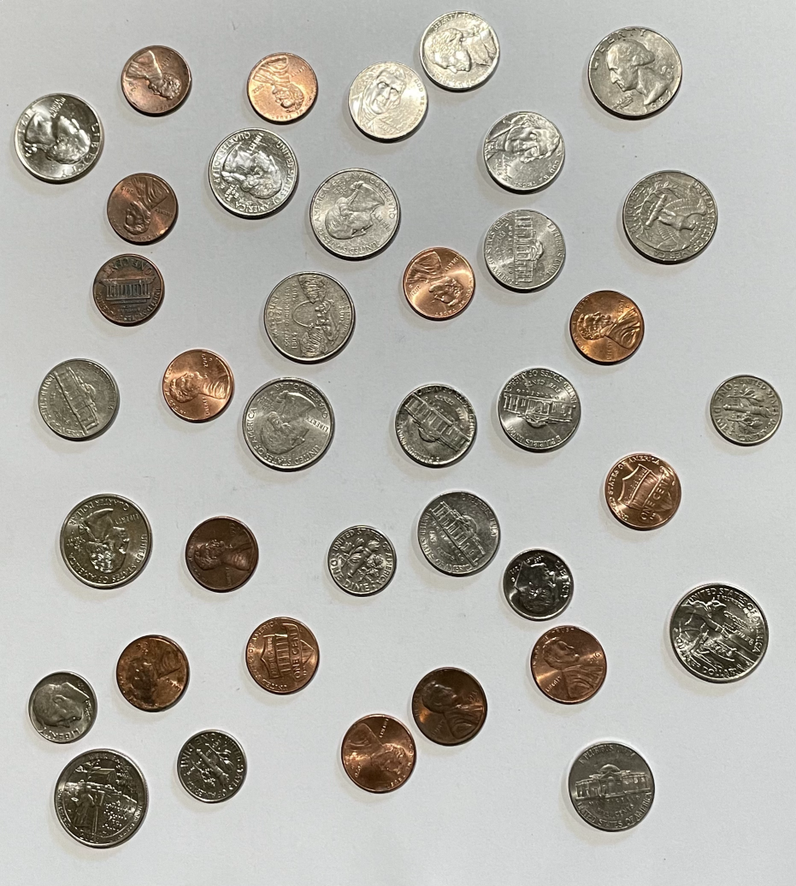
//> input picture cv_hw/hw2/i01_image10.png, 796 x 886 px, shrunk from 931 x 1036 before the run
$ ./program2 i01_image10.png   (built with g++ and OpenCV 4)
//> lines starting //> are read from the running program, lines starting //| are printed output that depends on the picture; after the words box and inside, x2 and y2 are one past the last pixel; in counts of white or black regions, pixels touching at a corner belong together
// [23 lines of licence text are left out]

/*******************************************************************************************************************//**
 * @file cv_ellipse.cpp
 * @brief C++ example of Canny edge detection and ellipse model fitting in OpenCV
 * @author Christopher D. McMurrough
 **********************************************************************************************************************/

// include necessary dependencies
#include <iostream>
#include <string>
#include "opencv2/opencv.hpp"

// configuration parameters
#define NUM_COMNMAND_LINE_ARGUMENTS 1

// [13 lines of commented-out code are left out]

void print_count_total(std::vector<std::vector<cv::RotatedRect>> coins_grouped)
{
        std::cout << "Penny - " << coins_grouped[1].size() << std::endl;
        std::cout << "Nickel - " << coins_grouped[2].size() << std::endl;
        std::cout << "Dime - " << coins_grouped[0].size() << std::endl;
        std::cout << "Quarter - " << coins_grouped[3].size() << std::endl;
	std::cout << "Total - $" << (coins_grouped[0].size() * 0.1) + (coins_grouped[1].size() * 0.01) + (coins_grouped[2].size() * 0.05) + (coins_grouped[3].size() * 0.25) << std::endl;
}

// subroutine for sorting ellipse by major semi-axis
bool ellipse_sorter(cv::RotatedRect const& e1, cv::RotatedRect const& e2)
{
	return e1.size.width < e2.size.width;
}

// finds average of vector of ints
int average(std::vector<cv::RotatedRect> list)
{
	int sum = 0;

	for(int i = 0; i < list.size(); i++)
		sum += list[i].size.width;

	return (sum / list.size());
}

cv::Scalar coin_color(int coin_group)
{
	if(coin_group == 0)
		return cv::Scalar(255,0,0);
	else if(coin_group == 1)
		return cv::Scalar(0,0,255);
	else if(coin_group == 2)
		return cv::Scalar(0,255,255);
	else
		return cv::Scalar(0,255,0);
}

/*******************************************************************************************************************//**
 * @brief program entry point
 * @param[in] argc number of command line arguments
 * @param[in] argv string array of command line arguments
 * @return return code (0 for normal termination)
 * @author Christoper D. McMurrough
 **********************************************************************************************************************/
int main(int argc, char **argv)
{
    cv::Mat imageIn;

    // validate and parse the command line arguments
    if(argc != NUM_COMNMAND_LINE_ARGUMENTS + 1)
    {
        std::printf("USAGE: %s <image_path> \n", argv[0]);
        return 0;
    }
    else
    {
        imageIn = cv::imread(argv[1], cv::IMREAD_COLOR);
//> imageIn is the input picture: 886 rows x 796 cols, CV_8UC3; mean B, G, R 168.1, 175, 177.3

        // check for file error
        if(!imageIn.data)
        {
            std::cout << "Error while opening file " << argv[1] << std::endl;
            return 0;
        }
    }

    // get the image size
    //std::cout << "image width: " << imageIn.size().width << std::endl;
    //std::cout << "image height: " << imageIn.size().height << std::endl;
    //std::cout << "image channels: " << imageIn.channels() << std::endl;

    // convert the image to grayscale
    cv::Mat imageGray;
    cv::cvtColor(imageIn, imageGray, cv::COLOR_BGR2GRAY);

    // find the image edges
    cv::Mat imageEdges;
    const double cannyThreshold1 = 100;
    const double cannyThreshold2 = 200;
    const int cannyAperture = 3;
    cv::Canny(imageGray, imageEdges, cannyThreshold1, cannyThreshold2, cannyAperture);
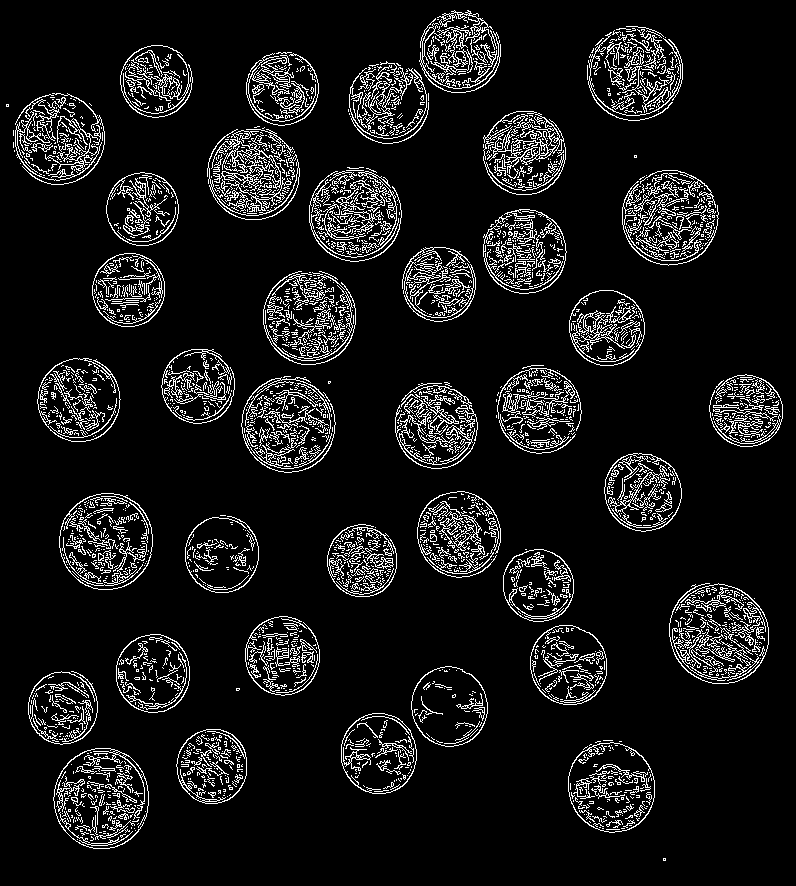
//> imageEdges: 886 rows x 796 cols, CV_8UC1; 9% white in thin lines or dots

    // erode and dilate the edges to remove noise
    int morphologySize = 1;
    cv::Mat edgesDilated;
    cv::dilate(imageEdges, edgesDilated, cv::Mat(), cv::Point(-1, -1), morphologySize);
//> edgesDilated: 886 rows x 796 cols, CV_8UC1; 25.6% white; 53 white regions, largest, box (x1, y1, x2, y2) and area: (668, 582, 770, 685) 7549, (621, 169, 720, 267) 7012, (206, 125, 301, 221) 6940
    cv::Mat edgesEroded;
    cv::erode(edgesDilated, edgesEroded, cv::Mat(), cv::Point(-1, -1), morphologySize);
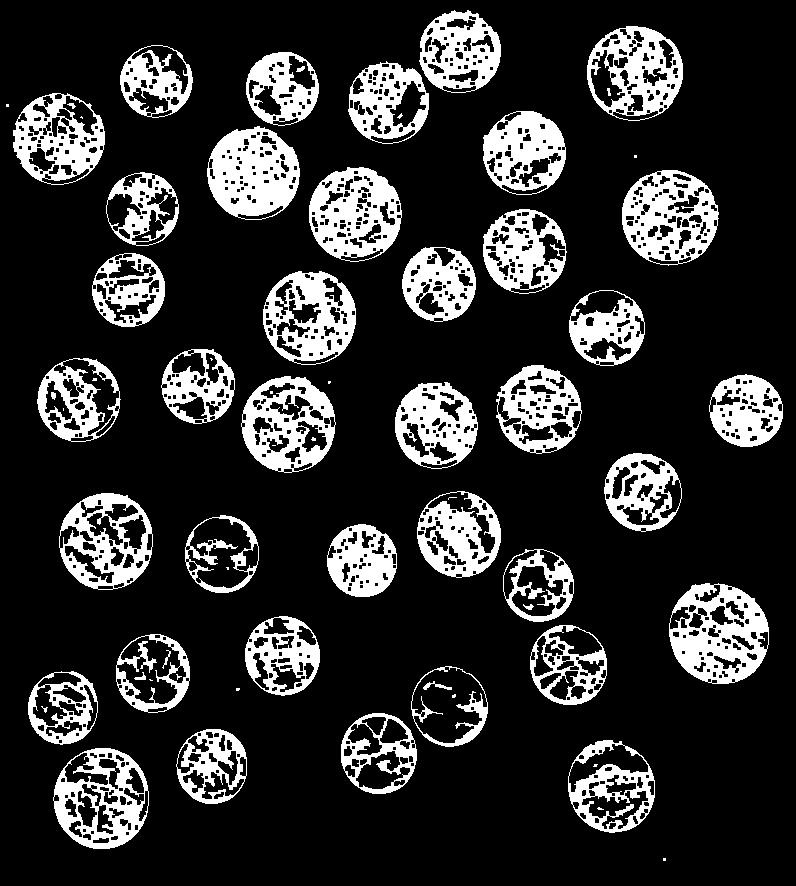
//> edgesEroded: 886 rows x 796 cols, CV_8UC1; 18.4% white; 67 white regions (21 under 20 px)

    // locate the image contours (after applying a threshold or canny)
    std::vector<std::vector<cv::Point> > contours;
    //std::vector<int> hierarchy;
    cv::findContours(edgesEroded, contours, cv::RETR_EXTERNAL, cv::CHAIN_APPROX_SIMPLE, cv::Point(0, 0));
//> contours = 43 contours, 5 with area under 20; largest, box (x1, y1, x2, y2) and area: (669, 583, 769, 684) 7848, (53, 748, 149, 849) 7519, (622, 170, 719, 266) 7156, (59, 493, 153, 590) 7098, (587, 26, 683, 121) 7054

    // draw the contours
    cv::Mat imageContours = cv::Mat::zeros(imageEdges.size(), CV_8UC3);
    cv::RNG rand(12345);
    for(int i = 0; i < contours.size(); i++)
    {
        cv::Scalar color = cv::Scalar(rand.uniform(0, 256), rand.uniform(0,256), rand.uniform(0,256));
        cv::drawContours(imageContours, contours, i, color);
    }
//> this loop made 43 passes
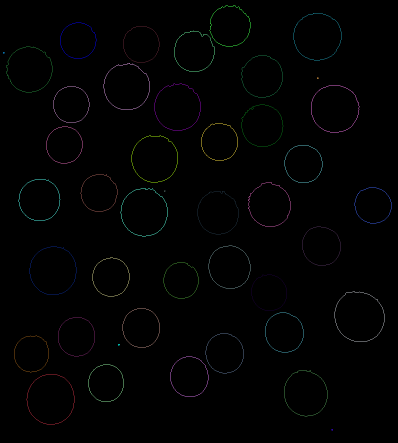
//> imageContours: 886 rows x 796 cols, CV_8UC3 (shown at 1/2 size); mean B, G, R 1.7, 1.6, 1.5

    // compute minimum area bounding rectangles
    std::vector<cv::RotatedRect> minAreaRectangles(contours.size());
    for(int i = 0; i < contours.size(); i++)
    {
        // compute a minimum area bounding rectangle for the contour
        minAreaRectangles[i] = cv::minAreaRect(contours[i]);
    }

    // draw the rectangles
    cv::Mat imageRectangles = cv::Mat::zeros(imageEdges.size(), CV_8UC3);
    for(int i = 0; i < contours.size(); i++)
    {
        cv::Scalar color = cv::Scalar(rand.uniform(0, 256), rand.uniform(0,256), rand.uniform(0,256));
        cv::Point2f rectanglePoints[4];
        minAreaRectangles[i].points(rectanglePoints);
        for(int j = 0; j < 4; j++)
        {
            cv::line(imageRectangles, rectanglePoints[j], rectanglePoints[(j+1) % 4], color);
        }
    }
//> this loop made 43 passes
//> rectanglePoints on passes 7, 37, 38, 43: 4 Points (x, y): [97, 744], [28, 744], [28, 671], [97, 671], 4 Points (x, y): [8, 106], [6, 106], [6, 104], [8, 104], 4 Points (x, y): [104, 184], [13, 184], [13, 93], [104, 93], 4 Points (x, y): [500, 92], [419, 92], [419, 10], [500, 10]
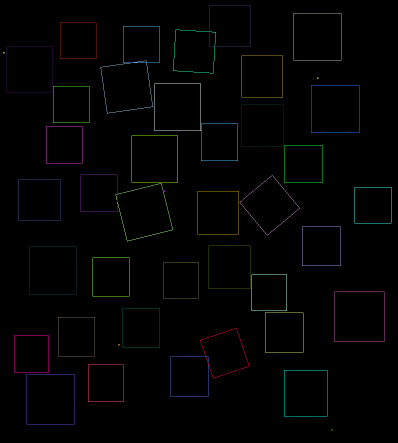
//> imageRectangles: 886 rows x 796 cols, CV_8UC3 (shown at 1/2 size); mean B, G, R 2.2, 2.3, 2

    // fit ellipses to contours containing sufficient inliers
    std::vector<cv::RotatedRect> fittedEllipses(contours.size());
    for(int i = 0; i < contours.size(); i++)
    {
        // compute an ellipse only if the contour has more than 5 points (the minimum for ellipse fitting)
        if(contours.at(i).size() > 5)
        {
            fittedEllipses[i] = cv::fitEllipse(contours[i]);
        }
    }

    // sort by major major semi-axis of ellipses
    std::sort(fittedEllipses.begin(), fittedEllipses.end(), &ellipse_sorter);
//> fittedEllipses = 43 RotatedRects (x, y, width, height, angle), first 8: [0, 0, 0, 0, 0], [0, 0, 0, 0, 0], [0, 0, 0, 0, 0], [0, 0, 0, 0, 0], [0, 0, 0, 0, 0], [62.73, 707.1, 69.32, 73.6, 15.23], [361.8, 560.6, 69.46, 72.16, 167.6], [537.8, 584.9, 70.19, 73.25, 146.1]

    //tossing out junk entries
    while(1)
    {
    	if(fittedEllipses[0].size.width > 20)
    	{
    		break;
    	}
    	else
    	{
    		fittedEllipses.erase(fittedEllipses.begin());
    	}
    }


    std::vector<std::vector<cv::RotatedRect>> coins_grouped;  // will be used to hold major semi-axis data
    std::vector<cv::RotatedRect> temp_list;
    int coin_group = 0;

    for(int i = 0; i < fittedEllipses.size();  i++)
    {
	if(temp_list.empty())
	{
		temp_list.push_back(fittedEllipses[i]);
		//coin_ticker();
		//std::cout << i << " EMPTY\t" << coin_group << "\t" << temp_list.size() << std::endl;
		continue;
	}

	if(average(temp_list) * 1.05 >= fittedEllipses[i].size.width)
	{
		temp_list.push_back(fittedEllipses[i]);
		//coin_ticker();
	}
	else
	{
		coins_grouped.push_back(temp_list);
		temp_list.clear();
		coin_group++;
		i--;
	}
	//std::cout << i << "      \t" << coin_group << "\t" << temp_list.size() << std::endl;

    }
//> this loop made 43 passes
//> i on passes 12, 21, 30, 32, 42: 10, 18, 26, 27, 36
//> after the loop, coin_group = 5

    coins_grouped.push_back(temp_list);
//> coins_grouped = 6 items
    temp_list.clear();

    print_count_total(coins_grouped);
//| Penny - 8
//| Nickel - 8
//| Dime - 11
//| Quarter - 1
//| Total - $1.83

    // draw the ellipses
    cv::Mat imageEllipse = cv::imread(argv[1], cv::IMREAD_COLOR);
    for(int i = 0; i < fittedEllipses.size(); i++)
    {
            cv::Scalar color = cv::Scalar(rand.uniform(0, 256), rand.uniform(0,256), rand.uniform(0,256));
            cv::ellipse(imageEllipse, fittedEllipses[i], color, 2);
    }
//> this loop made 38 passes
//> imageEllipse: 886 rows x 796 cols, CV_8UC3; 4.13% of pixels changed, all inside (x1, y1, x2, y2) = (12, 10, 784, 851)

    for(int i = 0; i < 4; i++)
    {
    	for(int j = 0; j < coins_grouped[i].size(); j++)
    	{
    		cv::ellipse(imageEllipse, coins_grouped[i][j], coin_color(i), 2);
    	}
    }
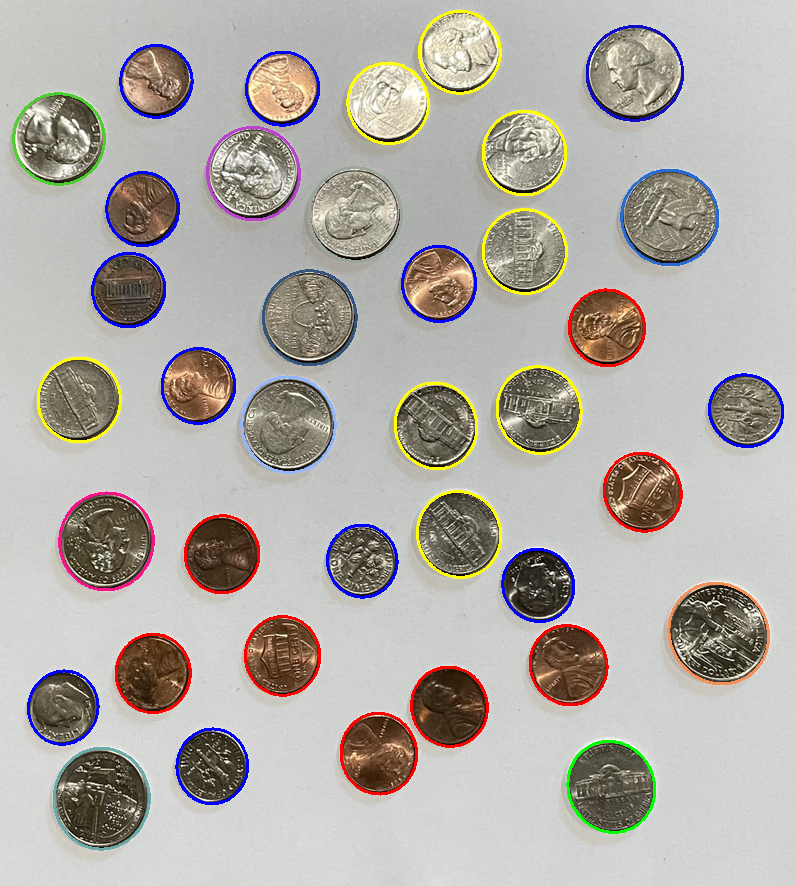
//> imageEllipse: 886 rows x 796 cols, CV_8UC3; mean B, G, R 166.9, 172.9, 177

    // display the images
    cv::imshow("imageIn", imageIn);
    // [6 lines of commented-out code are left out]
    cv::imshow("imageEllipse", imageEllipse);

    cv::waitKey();

    //for(int i = 0; i < fittedEllipses.size(); i++)
    	//std::cout << fittedEllipses[i].size.width << std::endl;
}

$ run again, on cv_hw/hw2/i01_image13.png
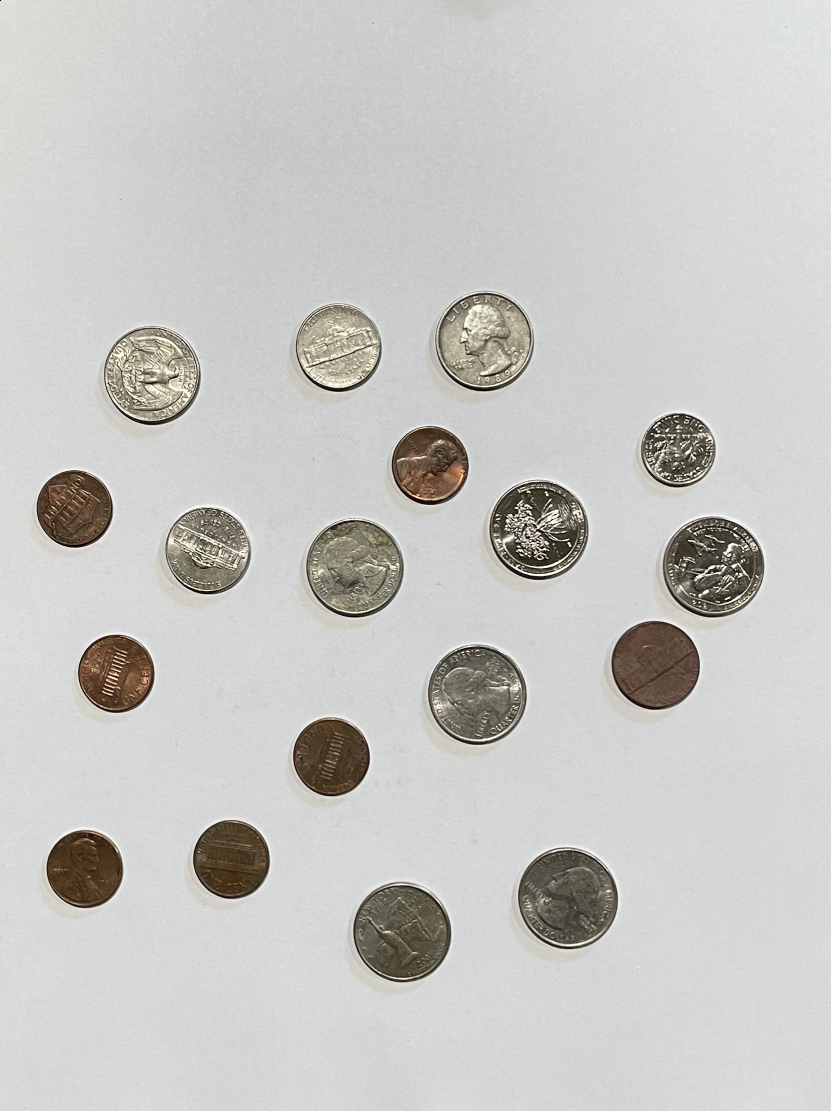
//> input picture cv_hw/hw2/i01_image13.png, 831 x 1111 px
//> imageIn is the input picture: 1111 rows x 831 cols, CV_8UC3; mean B, G, R 196.9, 199.4, 199.3
//> imageEdges: 1111 rows x 831 cols, CV_8UC1; 3.4% white in thin lines or dots, all inside (x1, y1, x2, y2) = (0, 0, 765, 983)
//> edgesDilated: 1111 rows x 831 cols, CV_8UC1; 9.7% white; 35 white regions (1 under 20 px), largest, box (x1, y1, x2, y2) and area: (102, 324, 202, 427) 7900, (488, 478, 590, 581) 7466, (661, 515, 766, 619) 7464
//> edgesEroded: 1111 rows x 831 cols, CV_8UC1; 6.9% white; 62 white regions (26 under 20 px)
//> contours = 21 contours, 3 with area under 20; largest, box (x1, y1, x2, y2) and area: (662, 516, 765, 618) 8062, (518, 847, 618, 950) 8057, (434, 290, 535, 392) 7885, (489, 479, 589, 580) 7865, (428, 644, 527, 745) 7808
//> the loop `for(int i = 0; i < contours.size(); i++)` made 21 passes
//> the loop `for(int i = 0; i < contours.size(); i++)` made 21 passes
//> rectanglePoints on pass 20: 4 Points (x, y): [374, 24], [372, 24], [372, 22], [374, 22]
//> after the loop `for(int i = 0; i < contours.size(); i++)`:
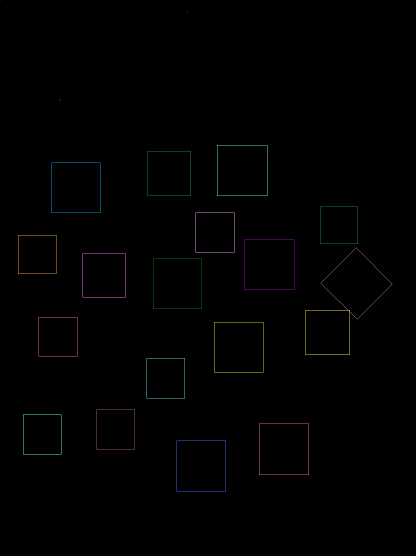
//> imageRectangles: 1111 rows x 831 cols, CV_8UC3 (shown at 1/2 size); mean B, G, R 1, 1, 0.9
//> fittedEllipses = 21 RotatedRects (x, y, width, height, angle), first 8: [0, 0, 0, 0, 0], [0, 0, 0, 0, 0], [0, 0, 0, 0, 0], [678, 450.1, 73.75, 75.65, 76.56], [74.38, 508.3, 76.75, 77.9, 160.9], [116, 673, 76.86, 78.78, 176.9], [331.1, 756.2, 76.94, 79.6, 172.8], [231.2, 858.9, 77.04, 79.5, 173.9]
//> the loop `for(int i = 0; i < fittedEllipses.size();  i++)` made 21 passes
//> i on passes 2, 9, 13: 0, 6, 9
//> after the loop `for(int i = 0; i < fittedEllipses.size();  i++)`: coin_group = 3
//> coins_grouped = 4 items
//| Penny - 6
//| Nickel - 3
//| Dime - 1
//| Quarter - 8
//| Total - $2.31
//> the loop `for(int i = 0; i < fittedEllipses.size(); i++)` made 18 passes
//> after the loop `for(int i = 0; i < 4; i++)`:
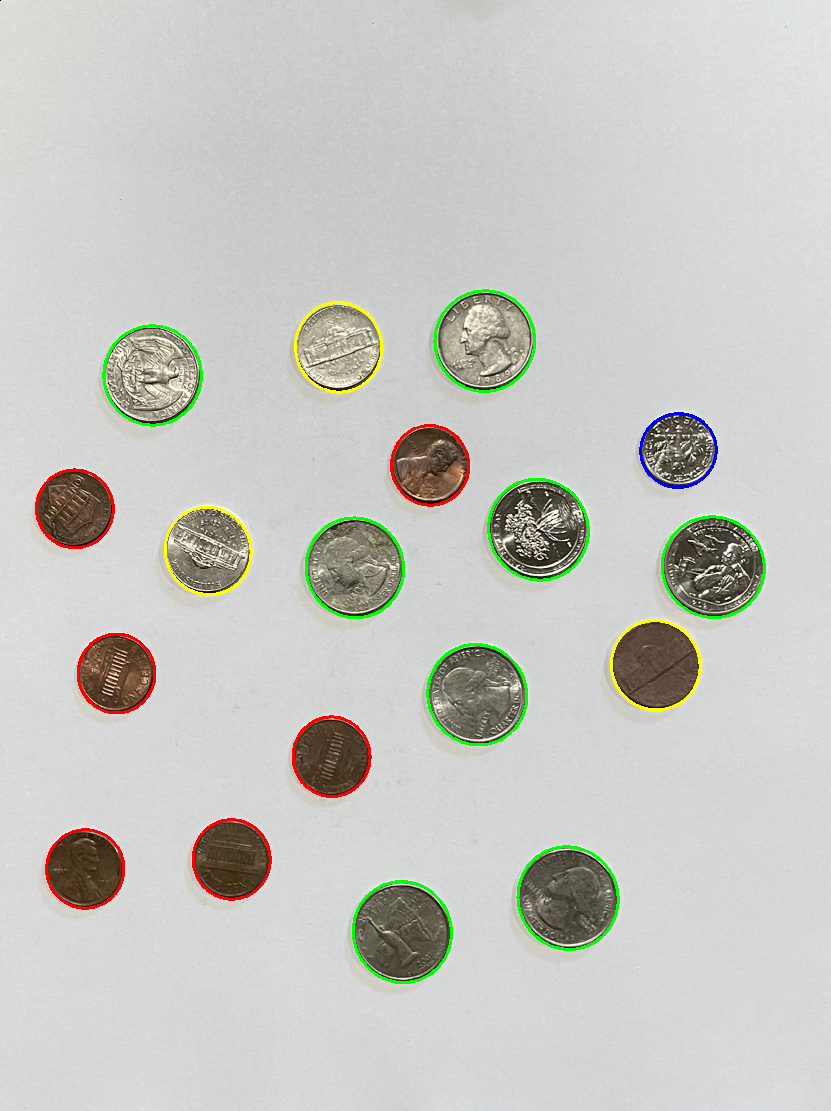
//> imageEllipse: 1111 rows x 831 cols, CV_8UC3; mean B, G, R 194.6, 199.6, 198.5
